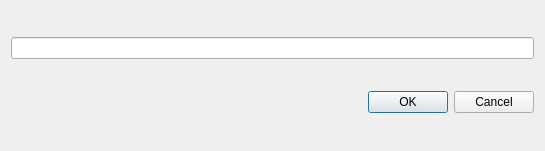
<?xml version="1.0" encoding="UTF-8"?>
<ui version="4.0">
 <class>EditCategory</class>
 <widget class="QDialog" name="EditCategory">
  <property name="geometry">
   <rect>
    <x>0</x>
    <y>0</y>
    <width>545</width>
    <height>151</height>
   </rect>
  </property>
  <property name="windowTitle">
   <string>Edit Category</string>
  </property>
  <layout class="QVBoxLayout" name="verticalLayout">
   <item>
    <widget class="QLineEdit" name="catText"/>
   </item>
   <item>
    <widget class="QDialogButtonBox" name="buttonBox">
     <property name="orientation">
      <enum>Qt::Horizontal</enum>
     </property>
     <property name="standardButtons">
      <set>QDialogButtonBox::Cancel|QDialogButtonBox::Ok</set>
     </property>
    </widget>
   </item>
  </layout>
 </widget>
 <resources/>
 <connections>
  <connection>
   <sender>buttonBox</sender>
   <signal>accepted()</signal>
   <receiver>EditCategory</receiver>
   <slot>accept()</slot>
   <hints>
    <hint type="sourcelabel">
     <x>248</x>
     <y>254</y>
    </hint>
    <hint type="destinationlabel">
     <x>157</x>
     <y>274</y>
    </hint>
   </hints>
  </connection>
  <connection>
   <sender>buttonBox</sender>
   <signal>rejected()</signal>
   <receiver>EditCategory</receiver>
   <slot>reject()</slot>
   <hints>
    <hint type="sourcelabel">
     <x>316</x>
     <y>260</y>
    </hint>
    <hint type="destinationlabel">
     <x>286</x>
     <y>274</y>
    </hint>
   </hints>
  </connection>
 </connections>
</ui>
